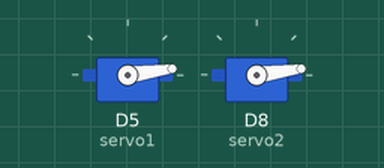
The sketch below on a simulated ESP8266 (NodeMCU). Parts: 2 × servo. What the sketch prints to the serial monitor is not drawn.

Above: at 1.05 s.
At 1.35 s:
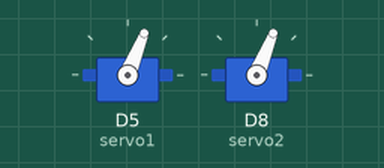
At 1.65 s:
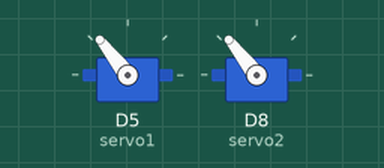
At 2.25 s:
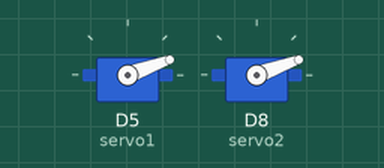
Timing chart, 0 to 4.0 s (numbered marks = the images above):
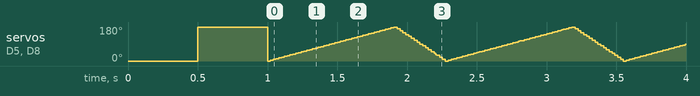

The sketch:

01-SimpleServo.ino
```cpp
#include <Servo.h>

static const int servoPin1 = D5;
static const int servoPin2 = D8;


Servo servo1,servo2;

void setup() {
    Serial.begin(115200);
    servo1.attach(D5);
        servo2.attach(D8);

         servo1.write(0);
              servo2.write(0);
              delay(500);
               servo1.write(180);
              servo2.write(180);
              delay(500);

}

void loop() {
    for(int posDegrees = 0; posDegrees <= 180; posDegrees++) {
        servo1.write(posDegrees);
              servo2.write(posDegrees);
        Serial.println(posDegrees);
        delay(5);
    }

    for(int posDegrees = 180; posDegrees >= 0; posDegrees--) {
        servo1.write(posDegrees);
              servo2.write(posDegrees);
        Serial.println(posDegrees);
        delay(2);
    }
}
```
